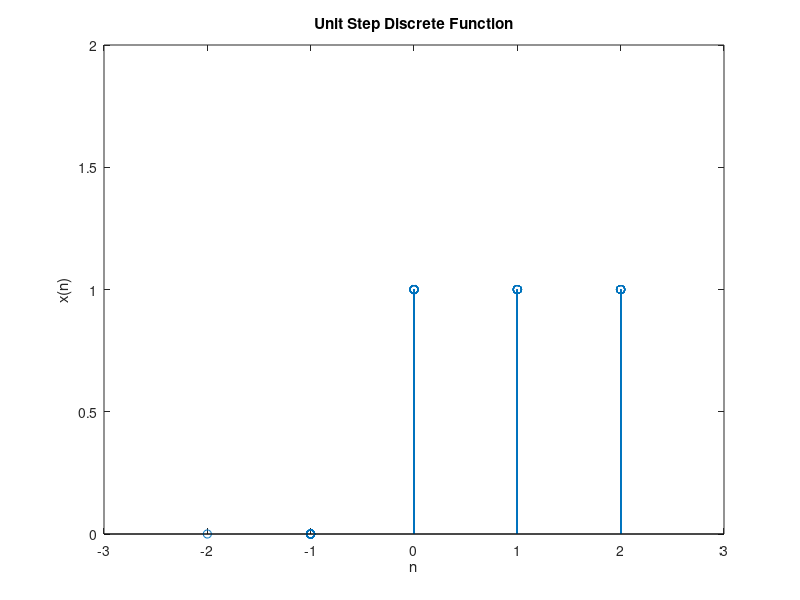

Reproduce this figure in MATLAB.
function discunit()
x=linspace(-2, 2);
len=length(x);
y=nan(len);
for i=1:len
    x(i)=ceil(x(i));
    if(x(i) < 0)
        y(i)=0;
    else
        y(i)=1;
    end
end
stem(x,y);
xlim([-3, 3]);
ylim([0, 2]);
xlabel('n');
ylabel('x(n)');
title('Unit Step Discrete Function');
end